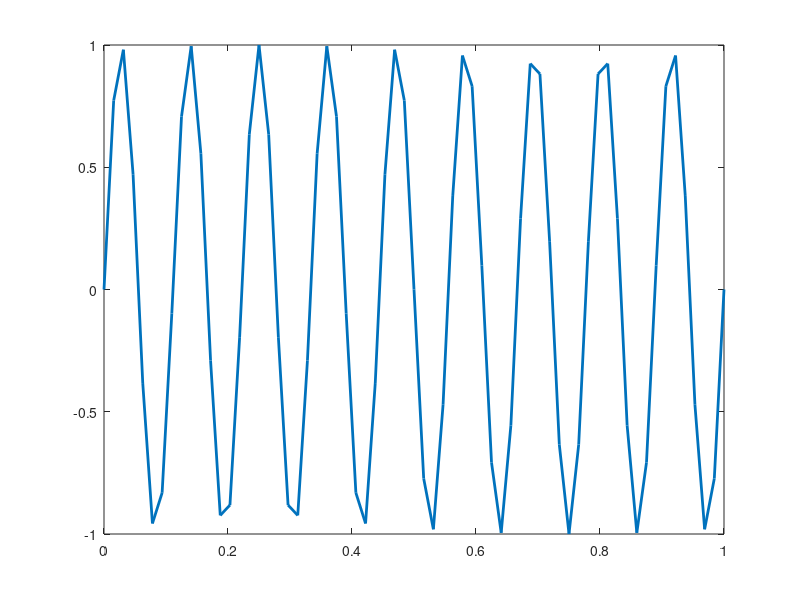

Reproduce this figure in MATLAB. (Note: this script raises an error after producing the figure.)
%%Script for Homework 2 problem 6. V Cycle warm up problem for the problem
%%-u''(x) = f(x), 0<x<1, u(0)=0, u(1)=0. 
%
%   Procedure: At each level, going down
%       (1) Apply weighted Jacobi to current approximation (v_1) with
%       initial guess 0 (EXCEPT on first level v^k)
%       (2) compute f = I_restrict*u
%   Procedure: At coarsest grid
%       (3) Solve exactly A_coarsest u = = f
%   Procedure: At each level, going up
%       (4) Correct v_level = v_level + I_interpolate*r_previouslevel
%       (5) Apply weighted Jacobi on level with initial guess v_level
%   
%   Since we're looking at a one dimensional problem by the Galerkin
%   property, we know that A_coarser = I_restrict*A_finer*I_interpolate

clear
clc

errorvect = zeros(1,1); 
nu1 = 2; 
nu2 = 1; 
w = 2/3; 
n=64; 
n1 = n; 
h=1/n; 
x = 0:h:1;
%Need to have vh be length n-1


%homogeneous f(x)
b = 0;
%inhomogeneous f(x) = 1
%b = 1; 
switch b
    case 0 
        x1 = x(2:end-1); 
        v = sin(2*pi*9*x1)
        %v = 20*ones(size(x1));
        f = zeros(length(x)-2,1);
        true = zeros(size(x)); 
        figure(b+1)
    case 1
        x1 = x(2:end-1); 
        v = sin(2*pi*9*x1); 
        v = ones(size(x1));
        f = ones(length(x)-2,1);
        true = -0.5*x.^2 + 0.5*x;
        figure(b)
end

%Initialize guess for v and rhs

v0 = [0 v 0]; 
error1 = max(abs((v0 - true))); 
threshold = error1/10^5
%threshold = 1e-5; 
counter = 1; 
plot(x,v0,'Linewidth',2); 
hold on; 
while error1 > threshold
    errorvect(counter) = error1;
    [v] = vcycle(h,f,v, nu1, nu2);
%Gives the solution at the coarsest grid
h=1/n1; 
x = 0:h:1;
%true = zeros(size(x)); 
plot(x,true); 
hold on;
v = v'; 
y = [0 v 0]; 
plot(x,y,'rx','Linewidth',2)
error1 = max(abs(true-y));
counter = counter + 1;
end
error1
 set(gca,'fontsize',20)
figure(2)
semilogy(errorvect,'r','Linewidth',2)
 title('Log plot of error vs number of V-cycles (n=64)','fontsize',20)
  set(gca,'fontsize',18)
figure(3)
plot(x,y,'rx-', x, true,'Linewidth',2); 
title('Plot of last V-cycle result $d_{xx} = \delta $(n=64)','fontsize',20,'Interpreter','latex'); 
hold on; 
 set(gca,'fontsize',20)